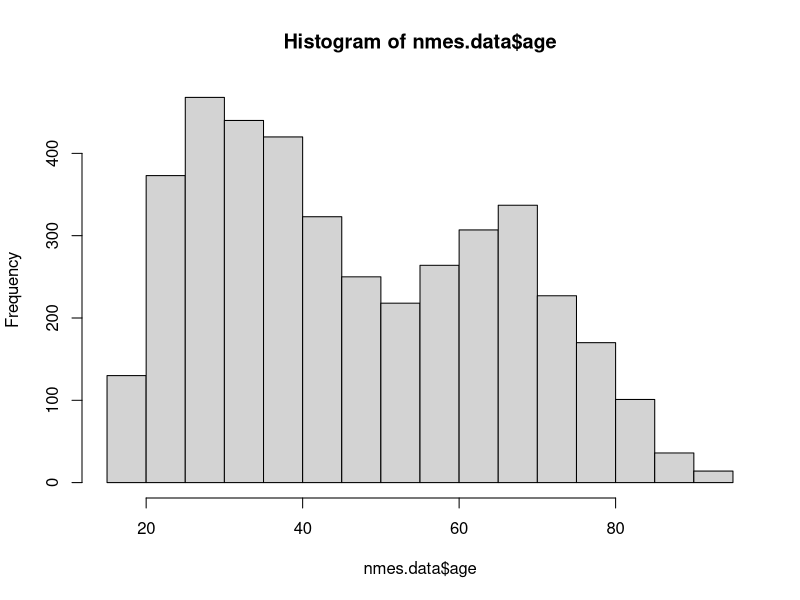
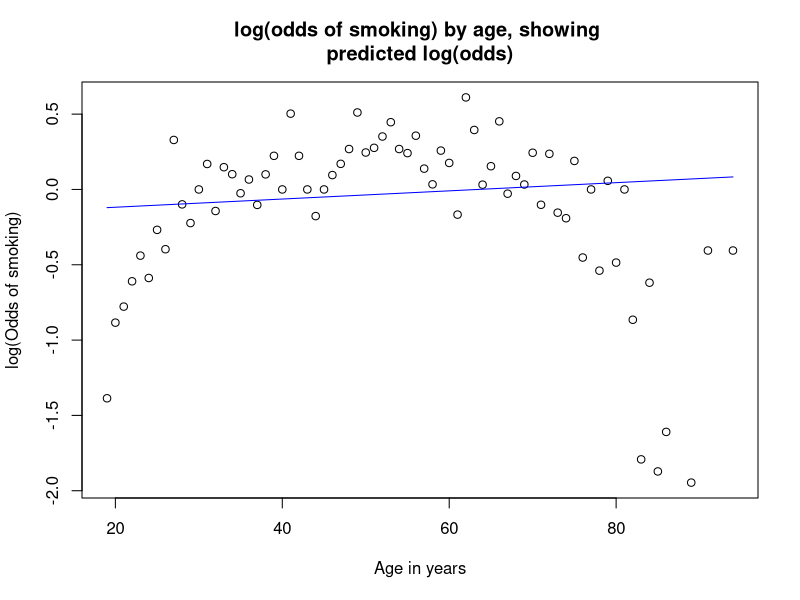
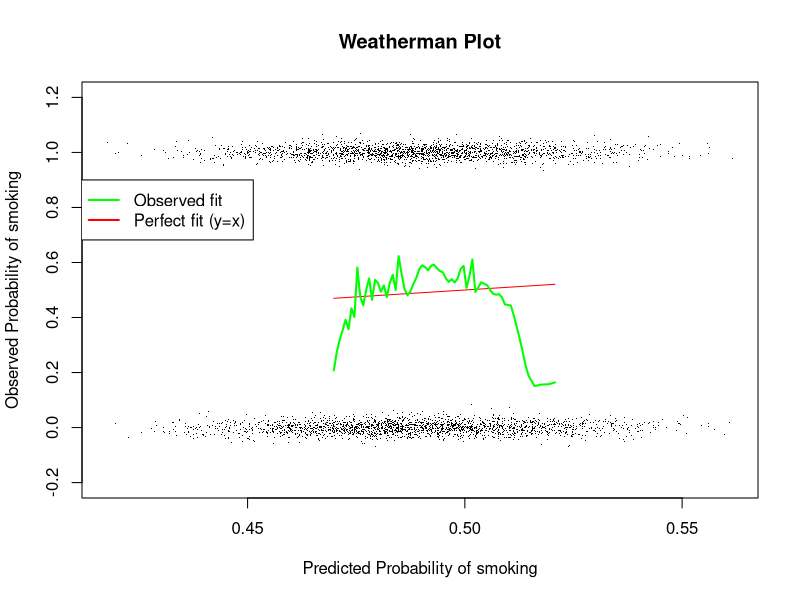
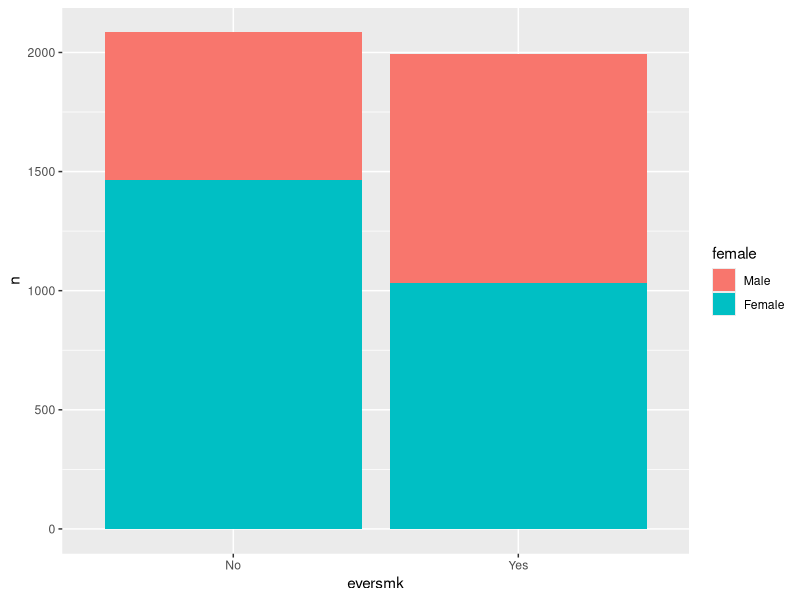
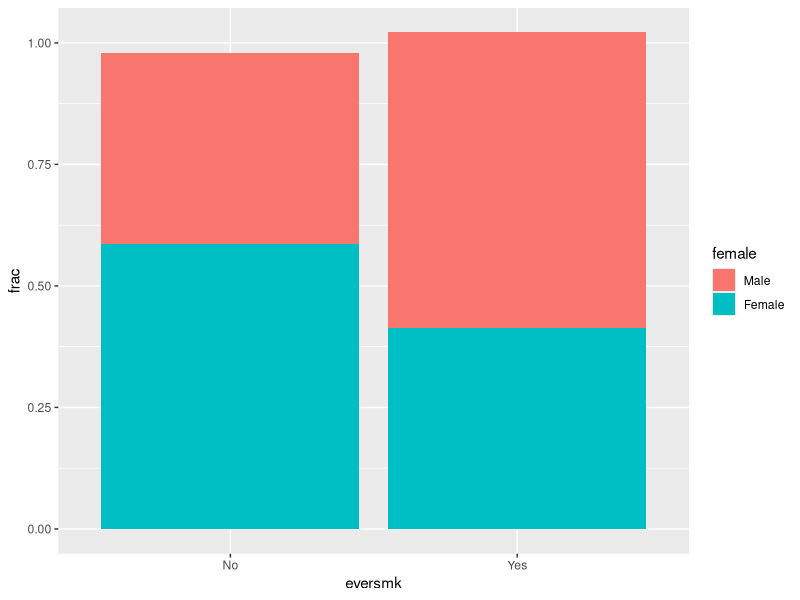
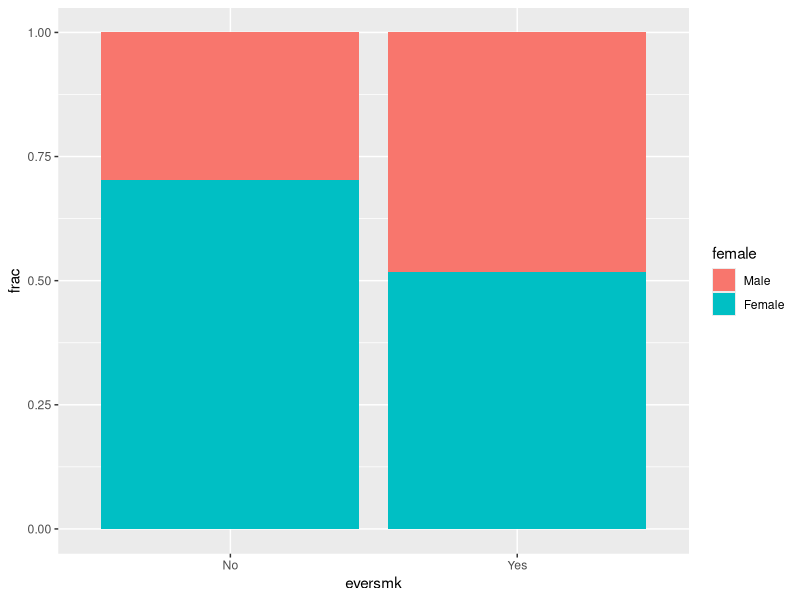
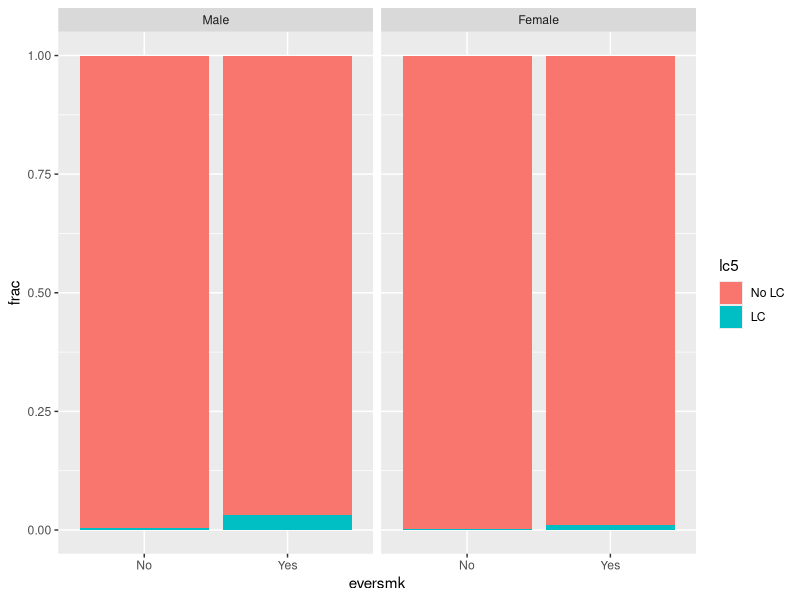
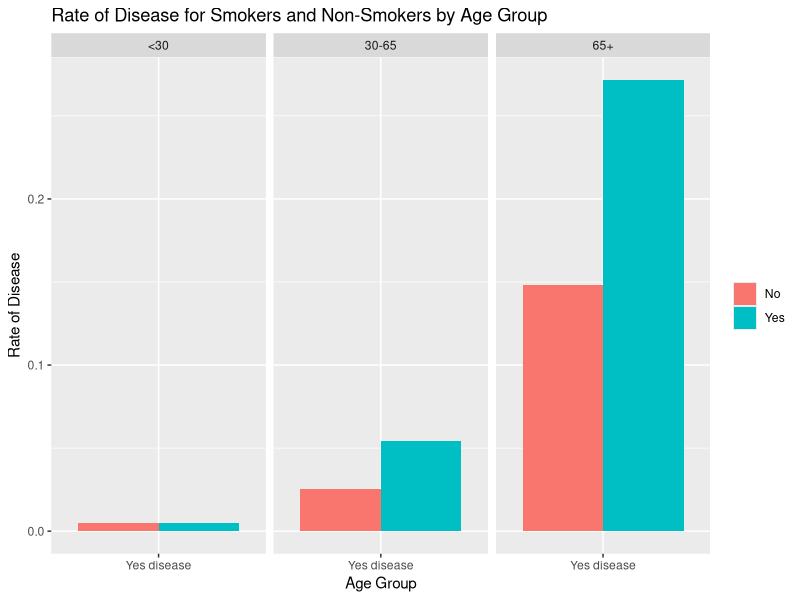

Generate these figures, in order, with R:
## ---- chunk 1
library(tidyverse)
nmes.data<-read.csv("nmesUNPROC.csv", stringsAsFactors=FALSE)
nmes.data$female<-factor(nmes.data$female, levels=c(0,1), labels=c("Male", "Female"))
nmes.data$eversmk<-factor(nmes.data$eversmk, levels=c(0,1), labels=c("No", "Yes"))
nmes.data$lc5<-factor(nmes.data$lc5, levels=c(0,1), labels=c("No LC", "LC"))
nmes.data$chd5<-factor(nmes.data$chd5, levels=c(0,1), labels=c("No CHD", "CHD"))
nmes.data$mscd<-factor(ifelse(nmes.data$lc5 == "LC" | nmes.data$chd5 == "CHD", "MSCD", "No MSCD"))
## ---- chunk 2
propModel<-glm(eversmk ~ age, data=nmes.data, family=binomial(link="logit"))

# if you want to include more variables, just add them to the model
propModel2<-glm(eversmk ~ age + bmi + poor, data=nmes.data, family=binomial(link="logit"))

## ---- chunk 3

beta0<-coefficients(propModel)[1]
beta1<-coefficients(propModel)[2]
predLogOdds1<-beta0 + beta1 * nmes.data$age

## ---- chunk 4
predLogOdds<-predict(propModel)
predProb<-exp(predLogOdds)/(1+exp(predLogOdds))

## you can also access the predicted probabilities using the fitted.values function
head(predProb)
head(fitted.values(propModel))

## ---- chunk 5
# how would you change the code below to make five groups instead of four?
probQuartileCutoffs<-quantile(predProb, probs=c(0,0.25, 0.5, 0.75, 1))
probQuartileCutoffs5<-quantile(predProb, probs=seq(0,1, by=0.2))
## ---- chunk 6
# the code below does not quite work: what is going wrong so that some people are getting assigned na values?
probQuartiles<-cut(predProb, probQuartileCutoffs, include.lowest = TRUE)
## ---- chunk 7
glmOut<-glm(mscd ~ eversmk + probQuartiles, data=nmes.data, family=binomial(link="logit"))

## ---- chunk 8
hist(nmes.data$age)
summary(nmes.data$age)

ageCat<-cut(nmes.data$age, breaks=c(0,40,65,99))
nmes.data$ageCat<-ageCat
## ---- chunk 9
obsLogOdds<-nmes.data %>% group_by(age) %>% summarise(oddsOfSmoking = log(sum(eversmk=="Yes")/sum(eversmk=="No")))
plot(obsLogOdds$age,obsLogOdds$oddsOfSmoking, xlab="Age in years", ylab="log(Odds of smoking)",
     main="log(odds of smoking) by age, showing \npredicted log(odds)")
lines(nmes.data$age,predLogOdds, col="blue")
## ---- chunk 10
## the fitted.values function gives probabilities, not log odds
fits<-fitted.values(propModel)
eversmk01<-as.numeric(nmes.data$eversmk == "Yes")
plot(fits+rnorm(length(fits))*.02, eversmk01+rnorm(length(eversmk01))*.02, ylim=c(-.2,1.2),
     xlab="Predicted Probability of smoking", ylab="Observed Probability of smoking", 
     main="Weatherman Plot", pch=".")
lines(fits, fits, col="red")
lines( lowess(fits, eversmk01, f=.05, iter=0), col="green", lwd=2)
legend(0.41, 0.9, lty=1, col=c("green", "red"), legend=c("Observed fit", "Perfect fit (y=x)"), lwd=2)

## ---- chunk 11
library(tidyverse)

## here is an example of how you can summarize a factor to get totals for a single variable 
nmes.data %>% group_by(eversmk) %>% summarise(n=n()) 
nmes.data %>% group_by(female) %>% summarise(n=n())

## you can do the same thing but group by two different factors and get counts for each possible combination
nmes.data %>% group_by(female, eversmk) %>% summarise(n=n())

## here is an example of creating a new column using the mutate function; it works group-wise
nmes.data %>% group_by(female, eversmk) %>% summarise(n=n()) %>% mutate(frac = n/sum(n))
nmes.data %>% group_by(eversmk, female) %>% summarise(n=n()) %>% mutate(frac = n/sum(n))
## ---- chunk 12
library(ggplot2)
nmes.data %>% group_by(female, eversmk) %>% summarise(n=n()) %>%
  ggplot(aes(x=eversmk, y=n, fill=female)) + 
  geom_bar(stat="identity")

## use the mutate function to calculate fractions within sex
nmes.data %>% group_by(female, eversmk) %>% summarise(n=n()) %>% mutate(frac = n/sum(n)) %>%
  ggplot(aes(x=eversmk, y=frac, fill=female)) + 
  geom_bar(stat="identity")

## use the mutate function to calculate fractions within smoking (note the different order of the group_by variables)
nmes.data %>% group_by(eversmk, female) %>% summarise(n=n()) %>% mutate(frac = n/sum(n)) %>%
  ggplot(aes(x=eversmk, y=frac, fill=female)) + 
  geom_bar(stat="identity")

## incorporate both chance of disease, sex and smoking status
nmes.data %>% group_by(eversmk, female, lc5) %>% summarise(n=n()) %>% mutate(frac = n/sum(n)) %>%
  ggplot(aes(x=eversmk, y=frac, fill=lc5)) + 
  facet_wrap(~ female) + 
  geom_bar(stat="identity")


## Exercise: see http://www.sthda.com/english/wiki/ggplot2-barplots-quick-start-guide-r-software-and-data-visualization and figure out how to make the bars next to one another


## ---- chunk 13
nmes.data<-nmes.data %>% mutate(disease = factor(lc5 == "LC" | chd5 == "CHD", levels=c(FALSE,TRUE), labels=c("No diesease", "Yes disease")))

## ---- chunk 14

nmes.data$agegroups <- cut(nmes.data$age, breaks=c(0,30,65,94), labels = c("<30", "30-65", "65+"))

nmes.data %>% group_by(agegroups, eversmk, disease) %>% summarise(n=n()) %>% mutate(frac = n/sum(n)) %>% filter(disease == "Yes disease")  %>%
ggplot(aes(x=disease, y=frac, fill=eversmk)) + 
geom_bar(stat="identity", position="dodge") + 
ylab("Rate of Disease") + facet_wrap(~agegroups) + xlab("Age Group") + guides(fill=guide_legend(title=NULL)) + labs(title="Rate of Disease for Smokers and Non-Smokers by Age Group")


## here we can facet on more than one variable
## make sure that you leave the thing you want to sum over
## as the last variable you are grouping by

## how about a plot by propensity score quartiles?

